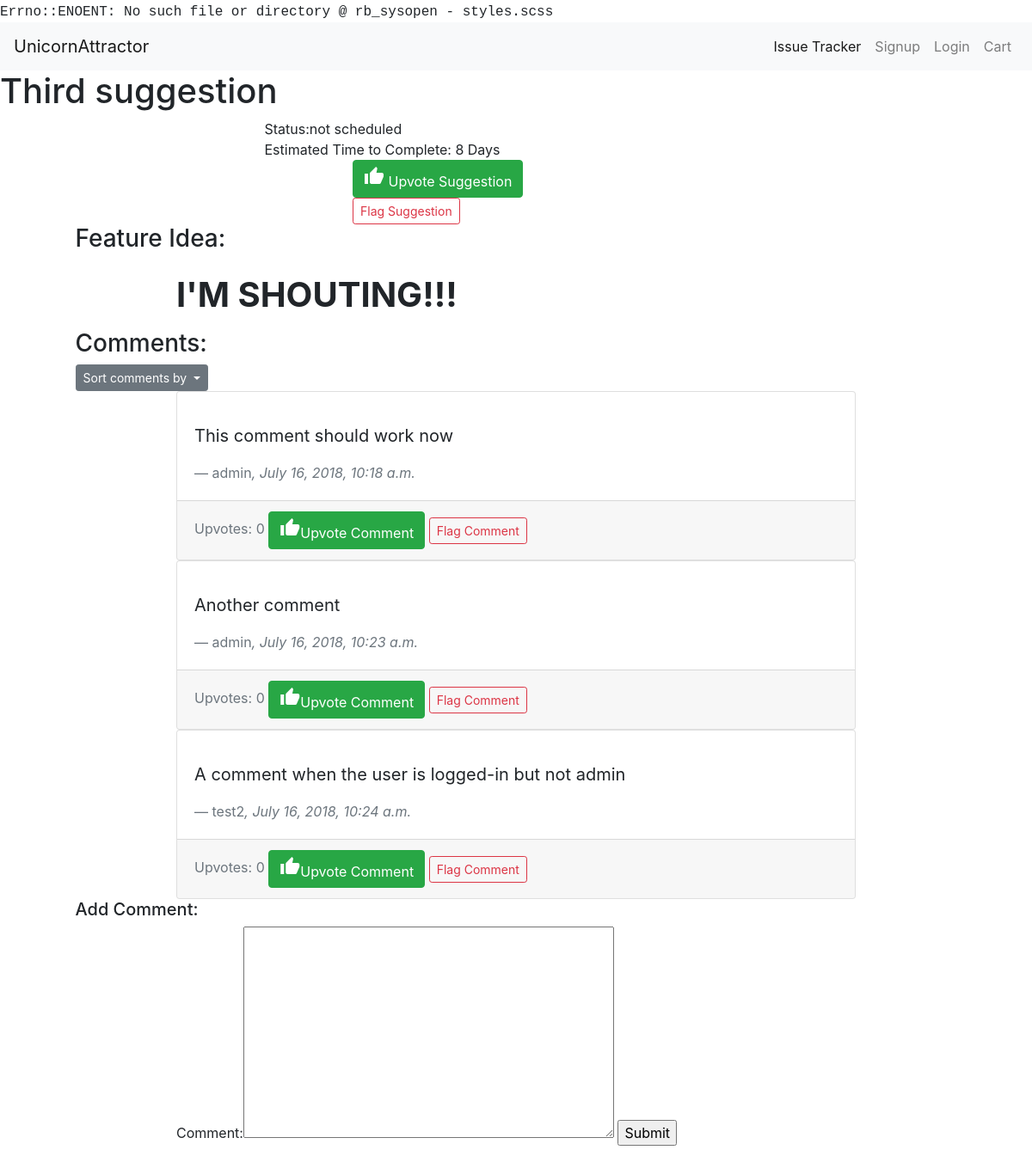
Before: /suggestions/view/106 with the older database file.
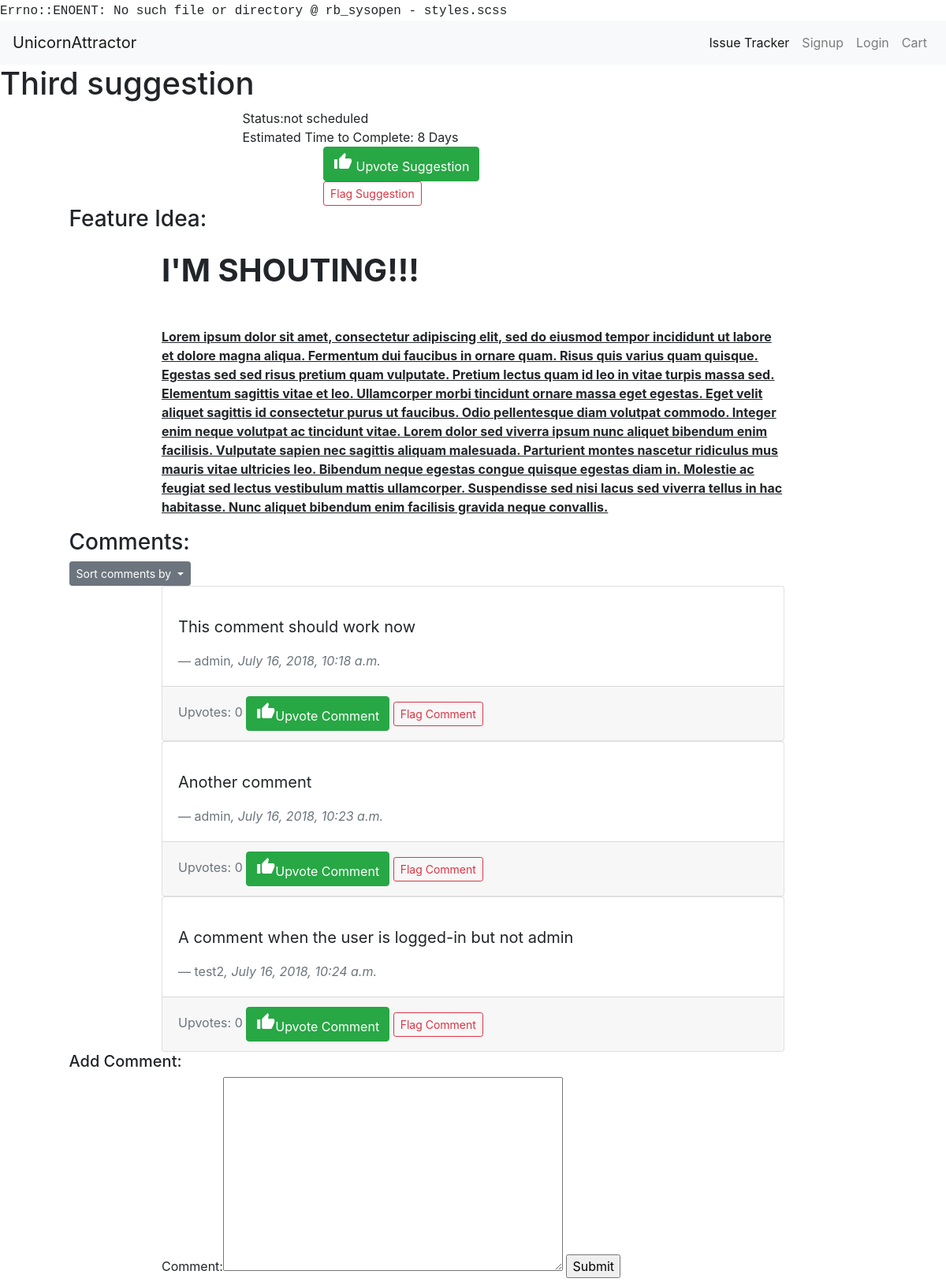
After: the same page with the newer database file.
### usersuggestions/models.py (models this page shows, shortened)
class Suggestion(models.Model):
    suggestion_choices = ((True, 'Feature'), (False, 'Bug Fix'))
    is_feature = models.BooleanField(blank=False, default=False, choices=suggestion_choices)
    user = models.ForeignKey(User, null=False, on_delete=models.PROTECT)
    title = models.CharField(max_length=200, blank=False)
    details = RichTextUploadingField()
    date_time = models.DateTimeField(auto_now_add=True)
    delay_submission = models.BooleanField(null=False, blank=True, default=False)

### usersuggestions/views.py (the view, shortened to what this page needs)
# urls.py: url(r'^view/(?P<id>\d+)/(?P<comment_sorting>[-\w]+)', view_suggestion, name="view_suggestion"),
def view_suggestion(request, id, comment_sorting="oldest"):
    coins_enabled = settings.COINS_ENABLED
    suggestion = get_object_or_404(Suggestion, id=id)
    suggestion_admin = get_object_or_404(SuggestionAdminPage, suggestion=suggestion)
    comments = return_public_suggestion_comments(suggestion, comment_sorting)
    form = CommentForm(initial={"user": request.user, "suggestion": suggestion})
    if coins_enabled and request.user.is_authenticated:
        price = get_coins_price("Upvote")
        user_coins = return_user_coins(request.user)
        minimum_coins = return_minimum_coins_purchase(price, user_coins)
        coin_options = return_all_store_coin_options()
    else:
        price = None
        user_coins = None
        minimum_coins = None
        coin_options = None
    if suggestion.is_feature:
        return render(request, "view_feature.html",
                      {"form": form, "comments": comments, "feature": suggestion, "coins_enabled": coins_enabled,
                       "price": price, "user_coins": user_coins, "minimum_coins": minimum_coins,
                       "coin_options": coin_options, "suggestion_admin": suggestion_admin})
    else:
        return render(request, "view_bug.html",
                      {"form": form, "comments": comments, "bug": suggestion, "coins_enabled": coins_enabled, "suggestion_admin": suggestion_admin})
    return True

### usersuggestions/forms.py
class CommentForm(forms.ModelForm):
    class Meta:
        model = Comment
        exclude = ["date_time"]
        widgets = {"user": forms.HiddenInput(), "suggestion": forms.HiddenInput(), "admin_page_comment": forms.HiddenInput()}

### accounts/models.py (called while the page is built)
    def __str__(self):
        return self.username

### market/cart.py (called while the page is built)
    def __len__(self):
        return sum(item['quantity'] for item in self.cart.values())

### market/contexts.py (called while the page is built)
def cart(request):
    return {'cart': Cart(request)}

### usersuggestions/helpers.py (called while the page is built)
def return_public_suggestion_comments(suggestion, comment_sorting="oldest"):
    if comment_sorting == "oldest":
        comment_sorting = "date_time"
    elif comment_sorting == "newest":
        comment_sorting = "-date_time"
    else:
        comment_sorting = "-upvotes"
    return Comment.objects.filter(suggestion=suggestion, admin_page_comment=False).annotate(
        upvotes=Count("upvote")).annotate(comments=Count("comment")).order_by(comment_sorting)

### usersuggestions/templates/view_feature.html (shortened to what this page needs)
{% extends 'base.html' %} {% block title %} {{ feature.title }}{% endblock %} {% load bootstrap_tags %}  {% block content %}
<main id="suggestion">
    <h1 id="suggestion-title">{{ feature.title }}</h1>
    <div class="row admin-row">
        <div class="col-xs-10 col-md-6 offset-xs-1 offset-md-3">
            <div id="admin-status"> <span class="admin-key">  Status:</span>{{ suggestion_admin.get_status_display }} </div>
            <div id="admin-estimated-time"><span class="admin-key"> Estimated Time to Complete: </span>{% if not suggestion_admin.estimated_days_to_complete %}N/A {% else %}{{ suggestion_admin.estimated_days_to_complete }} Days {% endif %}</div>
        </div>
    </div>
    <div class="row btn-row">
        <div class="col-xs-6 col-md-4 offset-xs-3 offset-md-4">
            {% if not coins_enabled %}
            <a class="btn btn-success" href="{% url 'upvote_suggestion' feature.id %}" role="button"> <i class="material-icons"> thumb_up</i>
Upvote Suggestion</a> {% else %}
            <button type="button" id="upvote" class="btn btn-success" data-toggle="modal" data-target="#upvoteModal">
<i class="material-icons"> thumb_up</i>
 Upvote Suggestion
</button>
            {% endif %}
        </div>
    </div>
    <div class="row btn-row">
        <div class="col-xs-6 col-md-4 offset-xs-3 offset-md-4">
            <button type="button" class="btn btn-outline-danger btn-sm " data-toggle="modal" data-target="#flagSuggestionModal">
Flag Suggestion
</button>
        </div>
    </div>
    <div class="row">
        <div class="offset-1">
            <h3 id="details-title">Feature Idea:</h3>
        </div>
    </div>
    <div class="row">
        <div class="col-xs-10 col-md-8 offset-xs-1 offset-md-2">
            <div id="details-section">
                <p>{{ feature.details|safe }}</p>
            </div>
        </div>
    </div>
</main>
<footer id="suggestion-comments">
    <div id="comments">
        <div class="row">
            <div class="offset-1">
                <h3 id="comments-title">Comments:</h3>
            </div>
        </div>
        <div class="row">
            <div class="offset-1">
                <div class="btn-group" role="group">
                    <button id="orderCommentsButtonGroup" type="button" class="btn btn-sm btn-secondary dropdown-toggle" data-toggle="dropdown" aria-haspopup="true" aria-expanded="false">
      Sort comments by
    </button>
                </div>
            </div>
        </div>
        {% for comment in comments %}
        <div class="row">
            <div class="col-xs-10 col-md-8 offset-xs-1 offset-md-2">
                <div id="{{ comment.id }}" class="card">
                    <div class="card-body">
                        <blockquote class="blockquote mb-0">
                            <p>{{ comment.comment|safe }}</p>
                            <footer class="blockquote-footer">{{ comment.user }}<cite title="Source Title">, {{ comment.date_time }}</cite></footer>
                        </blockquote>
                    </div>
                    <div class="card-footer text-muted">
                        Upvotes: {{ comment.upvotes }} <a class="btn upvote-btn btn-success " href="{% url 'upvote_comment' comment.id %}" role="button">
                                <i class="material-icons">thumb_up</i>Upvote Comment</a>
                        <button type="button" class="btn flag-btn btn-outline-danger btn-sm" data-toggle="modal" data-target="#flagCommentModal">
Flag Comment
</button>
                    </div>
                </div>
            </div>
        </div>
        {% endfor %}
    </div>
    <div class="row">
        <div class="offset-1">
            <h5 id="add-comment-title">Add Comment:</h5>
        </div>
    </div>
    <div class="row">
        <div class="col-xs-10 col-md-8 offset-xs-1 offset-md-2">
            <form method="POST">
                {{ form|as_bootstrap }} {% csrf_token %}
                <input type="submit" value="Submit" name="postComment">
            </form>
        </div>
    </div>
</footer>
{% endblock %}

Changed rows visible on the page:
changed Suggestion "Third suggestion": details "I'M SHOUTING!!!" → "I'M SHOUTING!!! Lorem ipsum dolor sit amet, consectetur adipiscing elit, sed do eiusmod tempor incididunt ut labore et dolore magna aliqua. Fermentum dui faucibus in ornare quam. Risus quis varius quam quisque. Egestas sed sed risus pretium quam vulputate. Pretium lectus quam id leo in vitae turpis massa sed. Elementum sagittis vitae et leo. Ullamcorper morbi tincidunt ornare massa eget egestas. Eget velit aliquet sagittis id consectetur purus ut faucibus. Odio pellentesque diam volutpat commodo. Integer enim neque volutpat ac tincidunt vitae. Lorem dolor sed viverra ipsum nunc aliquet bibendum enim facilisis. Vulputate sapien nec sagittis aliquam malesuada. Parturient montes nascetur…"
